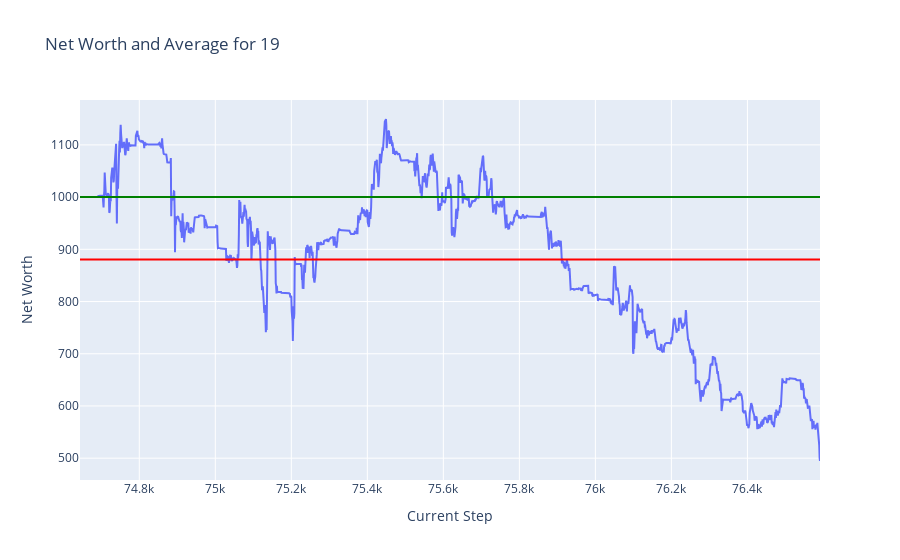
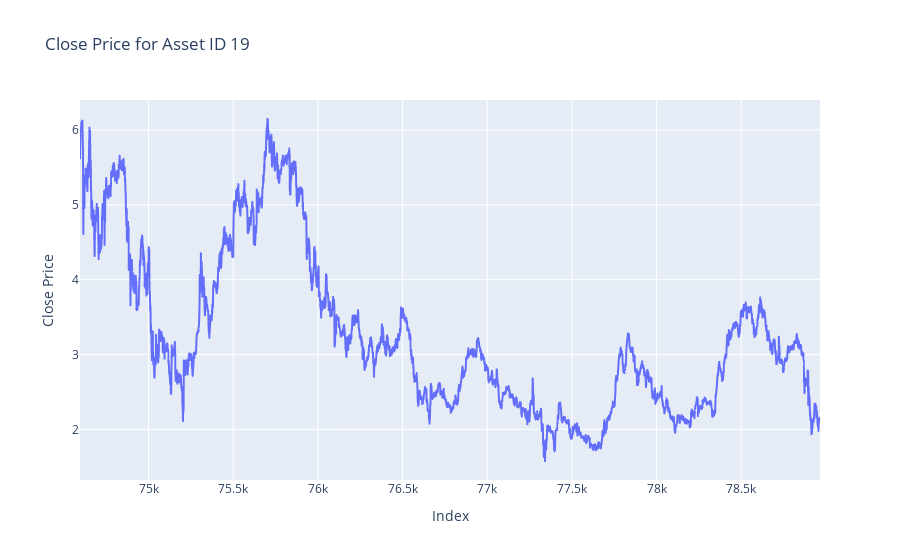
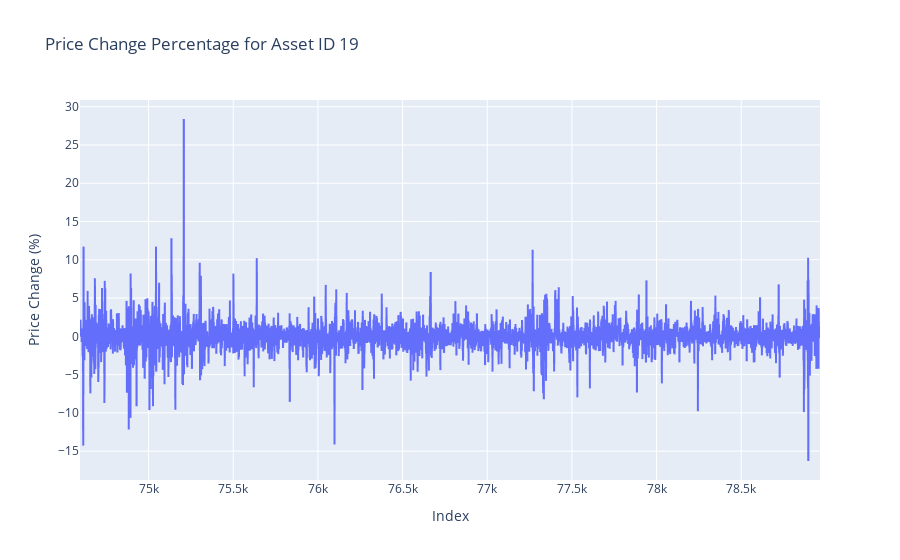
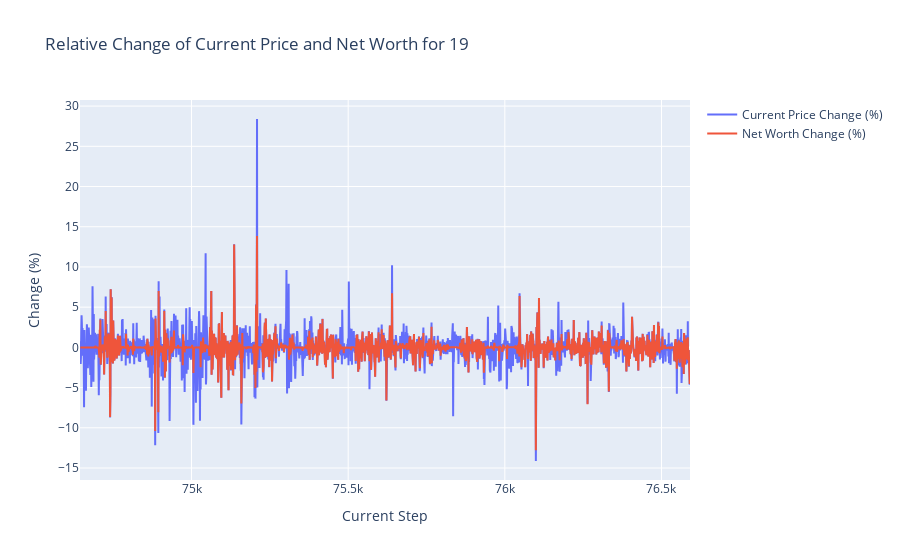

Notebook cell for these charts, in order:
### Markdown cell above
## Plots

### Code cell
token = 19
plot_token_data(df = train_hist_df, token = token)
plot_close_by_asset(df= train_df, asset_id= token)
plot_price_change_by_asset(df= train_df, asset_id= token)
plot_relative_change_by_token(df = train_hist_df, token = token)

### Figure 1 — Plotly figure (JSON) as saved in the notebook; plotly's stock layout.template omitted (floating-point values rounded to 4 significant figures; data arrays with more than 128 entries replaced by an {"elided": "..."} marker saying what was removed)
{"data": [{"mode": "lines", "name": "Net Worth", "type": "scatter", "x": {"elided": "1948 int values"}, "y": {"elided": "1948 float values"}}], "layout": {"shapes": [{"line": {"color": "green"}, "name": "Net Worth = 1000", "type": "line", "x0": 0, "x1": 1, "xref": "x domain", "y0": 1000, "y1": 1000, "yref": "y"}, {"line": {"color": "red"}, "name": "Average Net Worth = 880.33", "type": "line", "x0": 0, "x1": 1, "xref": "x domain", "y0": 880.3, "y1": 880.3, "yref": "y"}], "title": {"text": "Net Worth and Average for 19"}, "xaxis": {"title": {"text": "Current Step"}}, "yaxis": {"title": {"text": "Net Worth"}}}}

### Figure 2 — Plotly figure (JSON) as saved in the notebook; plotly's stock layout.template omitted (floating-point values rounded to 4 significant figures; data arrays with more than 128 entries replaced by an {"elided": "..."} marker saying what was removed)
{"data": [{"hovertemplate": "Index=%{x}<br>Close Price=%{y}<extra></extra>", "legendgroup": "", "line": {"color": "#636efa", "dash": "solid"}, "marker": {"symbol": "circle"}, "mode": "lines", "name": "", "showlegend": false, "type": "scattergl", "x": {"elided": "4371 int values"}, "xaxis": "x", "y": {"elided": "4371 float values"}, "yaxis": "y"}], "layout": {"legend": {"tracegroupgap": 0}, "title": {"text": "Close Price for Asset ID 19"}, "xaxis": {"anchor": "y", "domain": [0, 1], "title": {"text": "Index"}}, "yaxis": {"anchor": "x", "domain": [0, 1], "title": {"text": "Close Price"}}}}

### Figure 3 — Plotly figure (JSON) as saved in the notebook; plotly's stock layout.template omitted (floating-point values rounded to 4 significant figures; data arrays with more than 128 entries replaced by an {"elided": "..."} marker saying what was removed)
{"data": [{"hovertemplate": "Index=%{x}<br>Price Change (%)=%{y}<extra></extra>", "legendgroup": "", "line": {"color": "#636efa", "dash": "solid"}, "marker": {"symbol": "circle"}, "mode": "lines", "name": "", "showlegend": false, "type": "scattergl", "x": {"elided": "4371 int values"}, "xaxis": "x", "y": {"elided": "4371 float values"}, "yaxis": "y"}], "layout": {"legend": {"tracegroupgap": 0}, "title": {"text": "Price Change Percentage for Asset ID 19"}, "xaxis": {"anchor": "y", "domain": [0, 1], "title": {"text": "Index"}}, "yaxis": {"anchor": "x", "domain": [0, 1], "title": {"text": "Price Change (%)"}}}}

### Figure 4 — Plotly figure (JSON) as saved in the notebook; plotly's stock layout.template omitted (floating-point values rounded to 4 significant figures; data arrays with more than 128 entries replaced by an {"elided": "..."} marker saying what was removed)
{"data": [{"mode": "lines", "name": "Current Price Change (%)", "type": "scatter", "x": {"elided": "1948 int values"}, "y": {"elided": "1948 float values"}}, {"mode": "lines", "name": "Net Worth Change (%)", "type": "scatter", "x": {"elided": "1948 int values"}, "y": {"elided": "1948 float values"}}], "layout": {"title": {"text": "Relative Change of Current Price and Net Worth for 19"}, "xaxis": {"title": {"text": "Current Step"}}, "yaxis": {"title": {"text": "Change (%)"}}}}
